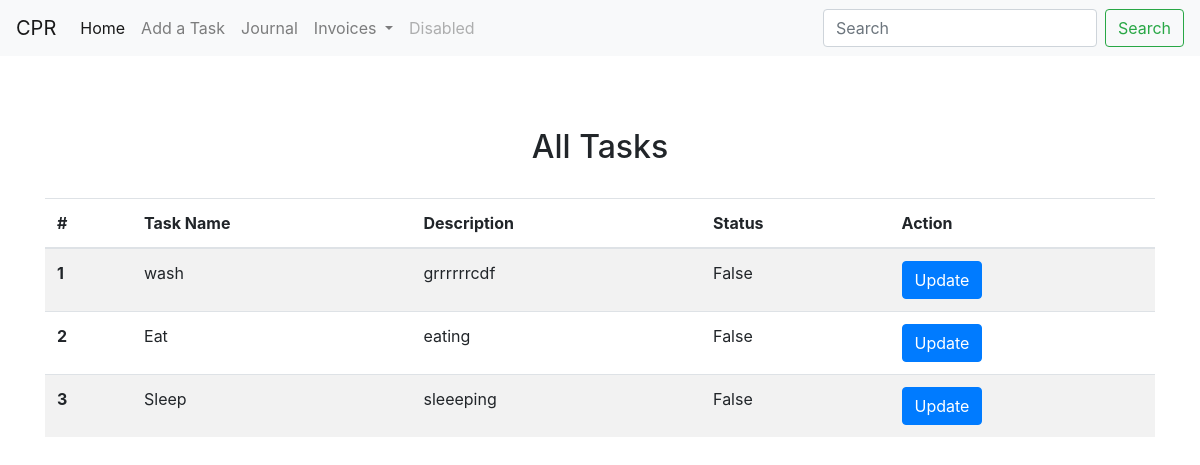
The page / on the database its author committed.
### task_app/models.py (models this page shows, shortened)
class Task(models.Model):
	name = models.CharField(max_length=50, blank=True, null=False)
	description = models.TextField(blank=False, null=False)
	status = models.BooleanField(default=False)

### task_app/views.py (the view)
# urls.py: path('', views.index, name="index"),
def index(request):
	all_task = Task.objects.all().order_by('-id')
	context = {
		"all_task":all_task,
	}
	return render(request, "index.html", context)

### task_app/templates/index.html
{% extends "base.html" %}
{% block content %}
	<h2 style="text-align: center;">All Tasks</h2></br>
	<table class="table table-striped">
  <thead>
    <tr>
      <th scope="col">#</th>
      <th scope="col">Task Name</th>
      <th scope="col">Description</th>
      <th scope="col">Status</th>
      <th scope="col">Action</th>
    </tr>
  </thead>
  <tbody>
  	{% for task in all_task %}
    <tr>
      <th scope="row">{{ forloop.counter }}</th>
      <td>{{ task.name }}</td>
      <td>{{ task.description }}</td>
      <td>{{ task.status }}</td>
      <td><a href="{% url 'update_task' task.id %}" class="btn btn-primary">Update</a></td>
    </tr>
    {% endfor %}
  </tbody>
</table>
{% endblock %}

### rows shown on the page
Task: name "wash", description "grrrrrrcdf", status "False"
Task: name "Eat", description "eating", status "False"
Task: name "Sleep", description "sleeeping", status "False"
